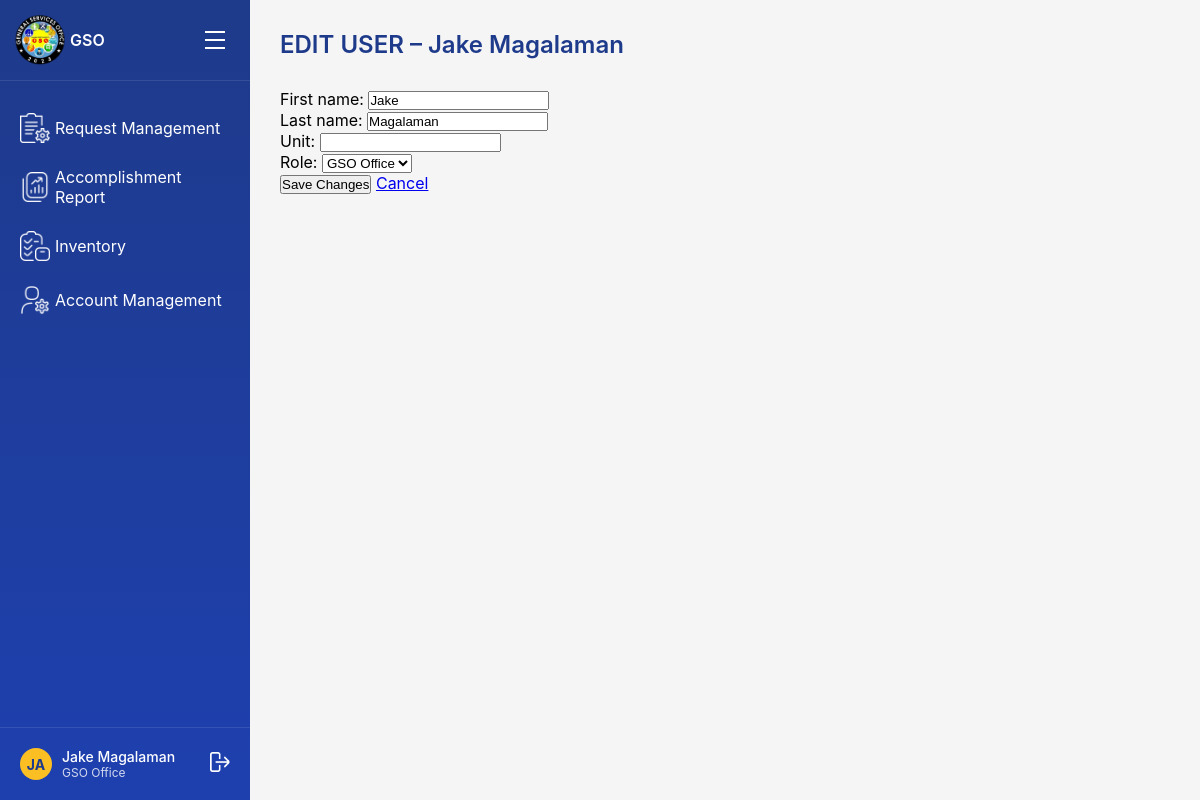
Screenshot of /accounts/edit/1/ with the database file from the repository.
### accounts/models.py (models this page shows)
class User(AbstractUser):
    ROLE_CHOICES = [
        ('gso', 'GSO Office'),
        ('unit_head', 'Unit Head'),
        ('personnel', 'Personnel'),
        ('employee', 'Employee'),
    ]
    role = models.CharField(max_length=20, choices=ROLE_CHOICES)
    unit = models.CharField(max_length=50, blank=True, null=True)

### accounts/views.py (the view)
# urls.py: path('edit/<int:user_id>/', views.edit_user, name='edit_user'),
def edit_user(request, user_id):
    user = get_object_or_404(User, id=user_id)
    if request.method == 'POST':
        form = UserEditForm(request.POST, instance=user)
        if form.is_valid():
            form.save()
            return redirect('account_management')  # Go back to the list
    else:
        form = UserEditForm(instance=user)
    return render(request, 'gso_office/accounts/account_edit.html', {'form': form, 'user': user})

### accounts/forms.py
class UserEditForm(forms.ModelForm):
    class Meta:
        model = User
        fields = ['first_name', 'last_name', 'unit', 'role']  # Adjust to your model

### templates/gso_office/accounts/account_edit.html (shortened to what this page needs)
{% extends "gso_office/gso_base_dashboard.html" %}
{% block main_content %}
<div class="header">
    <h1 class="page-title">EDIT USER – {{ user.get_full_name }}</h1>
</div>
<div class="form-container">
    <form method="post" class="edit-user-form">
        {{ form.as_p }}
        <button type="submit" class="btn btn-success">Save Changes</button>
        <a href="{% url 'account_management' %}" class="btn btn-secondary">Cancel</a>
    </form>
</div>
{% endblock %}

### templates/gso_office/gso_base_dashboard.html (shortened to what this page needs)
{% load static %}
<!DOCTYPE html>
<html lang="en">
<head>
  <link rel="stylesheet" href="{% static 'css/gso_dashboard.css' %}" />
</head>
<body>
<div class="sidebar">
    <div class="logo-section">
        <div class="logo">
          <img src="{% static 'images/gso_logo.png' %}" alt="General Services Office Logo">
        </div>
        <span style="font-weight: 600;">GSO</span>
        <div class="hamburger">
            <div style="width: 20px; height: 2px; background: white; margin: 3px 0;"></div>
            <div style="width: 20px; height: 2px; background: white; margin: 3px 0;"></div>
            <div style="width: 20px; height: 2px; background: white; margin: 3px 0;"></div>
        </div>
    </div>
    {% url 'request_management' as request_management_url %}
    {% url 'accomplishment_report' as accomplishment_report_url %}
    {% url 'gso_inventory' as gso_inventory_url %}
    {% url 'account_management' as account_management_url %}
    <div class="nav-menu">
        <a href="{{ request_management_url }}" class="nav-link">
            <div class="nav-item {% if request.path == request_management_url %}active{% endif %}">
                <div class="nav-icon">
                    <img src="{% static 'images/gso_office/request_icon.png' %}" alt="Request Management">
                </div>
                <span>Request Management</span>
            </div>
        </a>
        <a href="{{ accomplishment_report_url }}" class="nav-link">
            <div class="nav-item {% if request.path == accomplishment_report_url %}active{% endif %}">
                <div class="nav-icon">
                    <img src="{% static 'images/gso_office/report_icon.png' %}" alt="Accomplishment Report">
                </div>
                <span>Accomplishment Report</span>
            </div>
        </a>
        <a href="{{ gso_inventory_url }}" class="nav-link">
            <div class="nav-item {% if request.path == gso_inventory_url %}active{% endif %}">
                <div class="nav-icon">
                    <img src="{% static 'images/unit_head/inventory_icon.png' %}" alt="Inventory">
                </div>
                <span>Inventory</span>
            </div>
        </a>
        <a href="{{ account_management_url }}" class="nav-link">
            <div class="nav-item {% if request.path == account_management_url %}active{% endif %}">
                <div class="nav-icon">
                    <img src="{% static 'images/gso_office/account_icon.png' %}" alt="Account Management">
                </div>
                <span>Account Management</span>
            </div>
        </a>
    </div>
    <div class="user-section">
        <div class="user-avatar">
            {{ user.first_name|default:user.username|slice:":2"|upper }}
        </div>
        <div class="user-info">
            <div class="user-name">{{ user.get_full_name|default:user.username }}</div>
            <div class="user-role">{{ user.get_role_display }}</div>
        </div>
        <div class="logout-icon" style="margin-left: auto; cursor: pointer;">
            <form method="post" action="{% url 'logout' %}" style="display: inline;">
                <button type="submit" style="background: none; border: none; color: inherit; cursor: pointer;">
                    <img src="{% static 'images/logout.png' %}" alt="Logout">
                </button>
            </form>
        </div>
    </div>
</div>
<div class="main-content">
    {% block main_content %}{% endblock %}
</div>
</body>
</html>

### static/css/gso_dashboard.css (style rules this page uses)
* { margin: 0; padding: 0; box-sizing: border-box; }
body { font-family: -apple-system, BlinkMacSystemFont, 'Segoe UI', Roboto, sans-serif; background-color: #f5f5f5; display: flex; min-height: 100vh; }
.sidebar { width: 250px; background: linear-gradient(180deg, #1e3a8a 0%, #1e40af 100%); color: white; display: flex; flex-direction: column; position: fixed; height: 100vh; left: 0; top: 0; }
.logo-section { padding: 20px; display: flex; align-items: center; gap: 10px; border-bottom: 1px solid rgba(255, 255, 255, 0.1); }
.logo { width: 40px; height: 40px; background: #fbbf24; border-radius: 50%; display: flex; align-items: center; justify-content: center; font-weight: bold; color: #1e3a8a; }
.hamburger { margin-left: auto; cursor: pointer; padding: 5px; }
.nav-menu { flex: 1; padding: 20px 0; }
.nav-item { display: flex; align-items: center; padding: 12px 20px; cursor: pointer; transition: background-color 0.2s; gap: 5px; }
.nav-icon img { width: 30px; height: auto; object-fit: contain; display: block; }
.nav-link { text-decoration: none; color: inherit; display: block; }
.user-section { padding: 20px; border-top: 1px solid rgba(255, 255, 255, 0.1); display: flex; align-items: center; gap: 10px; }
.user-avatar { width: 32px; height: 32px; background: #fbbf24; border-radius: 50%; display: flex; align-items: center; justify-content: center; font-weight: bold; color: #1e3a8a; font-size: 14px; }
.user-info { flex: 1; }
.user-name { font-size: 14px; font-weight: 500; }
.user-role { font-size: 12px; opacity: 0.8; }
.logout-icon img { width: 20px; height: auto; object-fit: contain; display: block; }
.main-content { flex: 1; margin-left: 250px; padding: 30px; }
.header { margin-bottom: 30px; }
.page-title { font-size: 24px; font-weight: 600; color: #1e3a8a; margin-bottom: 20px; }
.logo img { width: 50px; height: auto; }
.hamburger { display: flex; flex-direction: column; cursor: pointer; padding: 5px; margin-left: auto; }
.sidebar { transition: transform 0.3s ease; }

### rows the page displays
User: first_name "JA", get_full_name "Jake Magalaman", role "GSO Office", first_name "Jake", last_name "Magalaman"
